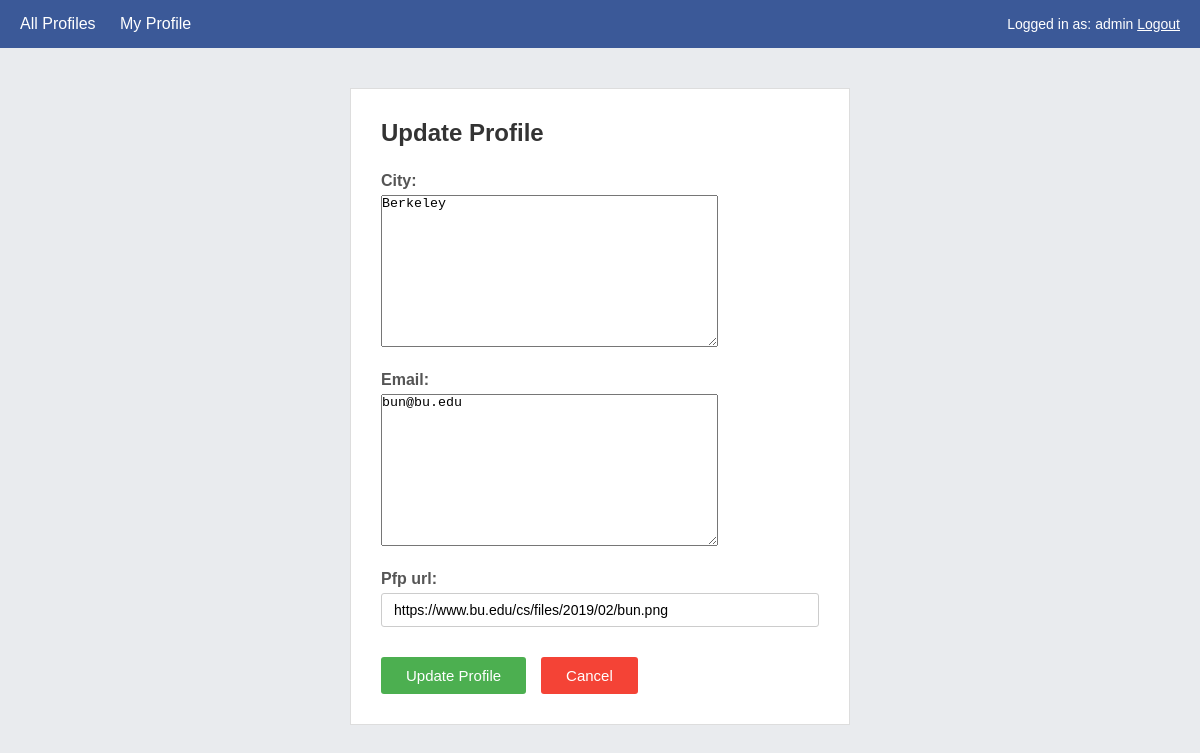
Page /mini_fb/profile/3/update (signed in) on the earlier database version.
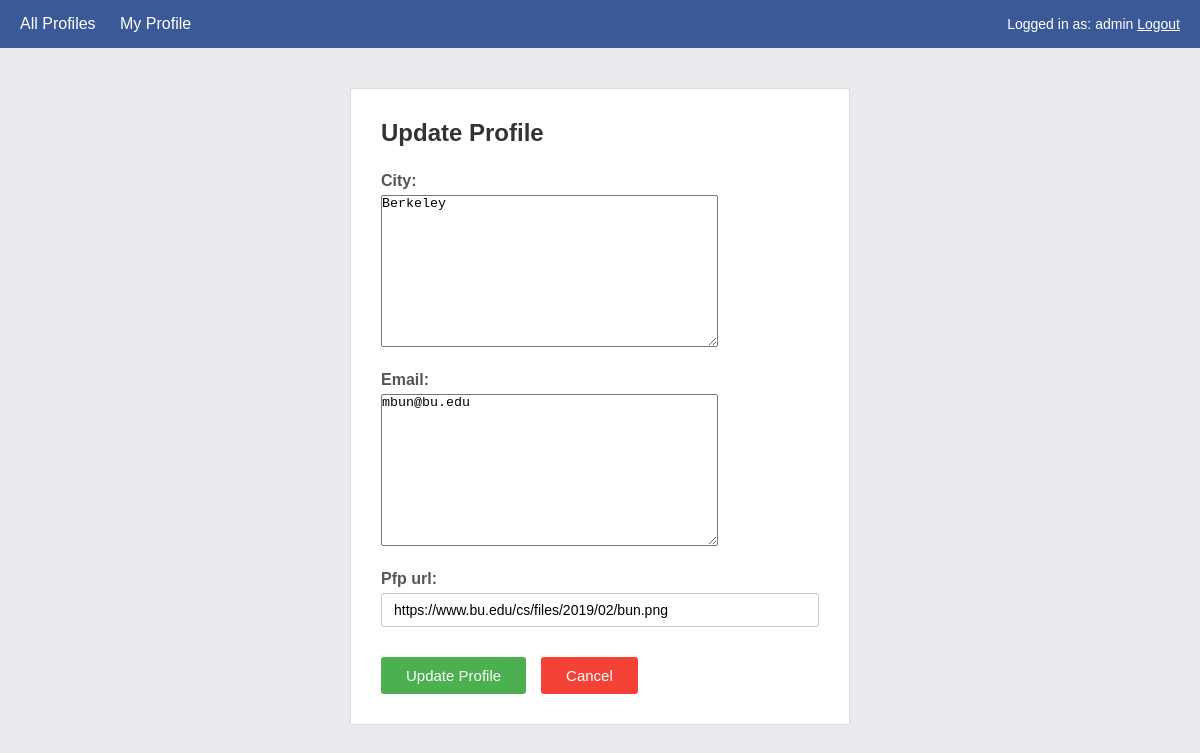
Same page on the later database version.
### mini_fb/models.py (models this page shows, shortened)
class Profile(models.Model):
    user = models.ForeignKey(User, on_delete=models.CASCADE)
    first_name = models.TextField(blank=False)
    last_name = models.TextField(blank=False)
    city = models.TextField(blank=False)
    email = models.TextField(blank=False)
    pfp_url = models.URLField(blank=True)

### mini_fb/views.py (the view, shortened to what this page needs)
# urls.py: path('profile/<int:pk>/update', views.UpdateProfileView.as_view(), name='update_profile'),
class UpdateProfileView(LoginRequiredMixin, UpdateView):
    model = Profile
    form_class = UpdateProfileForm
    template_name = "mini_fb/update_profile_form.html"
    context_object_name = 'profile'
    def dispatch(self, request, *args, **kwargs):
        profile = self.get_object()
        if profile.user != request.user:
            return redirect('show_profile', pk=profile.pk)
        return super().dispatch(request, *args, **kwargs)

### mini_fb/forms.py
class UpdateProfileForm(forms.ModelForm):
    class Meta:
        model = Profile
        fields = ['city', 'email', 'pfp_url']

### mini_fb/templates/mini_fb/update_profile_form.html (shortened to what this page needs)
{% extends 'mini_fb/base.html' %}
{% block content %}
<div class="form-wrapper">
    <h2>Update Profile</h2>
    <form method="POST" class="update-form">
        {% for field in form %}
        <div class="field-group">
            {{ field.label_tag }}
            {{ field }}
        </div>
        {% endfor %}
        <div class="button-group">
            <button type="submit">Update Profile</button>
            <a href="{% url 'show_profile' object.pk %}" class="cancel-link">Cancel</a>
        </div>
    </form>
</div>
{% endblock %}

### mini_fb/templates/mini_fb/base.html (shortened to what this page needs)
{% load static %}
<!DOCTYPE html>
<html>
<head>
</head>
<body>
    <nav>
        <div class="nav-content">
            <div class="nav-links">
                <a href="{% url 'show_all_profiles' %}">All Profiles</a>
                {% if request.user.is_authenticated %}
                    {% if request.user.profile_set.all.first %}
                        <a href="{% url 'show_profile' request.user.profile_set.all.first.pk %}">My Profile</a>
                    {% endif %}
                {% else %}
                    <a href="{% url 'create_profile' %}">Create Profile</a>
                {% endif %}
            </div>
            <div class="user-info">
                {% if request.user.is_authenticated %}
                    Logged in as: {{ request.user.username }}
                    <form class="logout-form" action="{% url 'logout' %}" method="POST">
                        <button type="submit" class="logout-btn">Logout</button>
                    </form>
                {% else %}
                    <a href="{% url 'login' %}">Login</a>
                {% endif %}
            </div>
        </div>
    </nav>
    <div class="container">
        {% block content %}
        {% endblock %}
    </div>
</body>
</html>

### mini_fb/templates/mini_fb/base.html (style rules this page uses)
* { margin: 0; padding: 0; box-sizing: border-box; }
body { font-family: Arial, sans-serif; background-color: #e9ebee; color: #333; }
nav { background-color: #3b5998; padding: 15px 0; margin-bottom: 20px; }
nav .nav-content { max-width: 1200px; margin: 0 auto; padding: 0 20px; display: flex; justify-content: space-between; align-items: center; }
nav .nav-links a { color: white; margin-right: 20px; text-decoration: none; }
.user-info { color: white; font-size: 14px; }
.logout-form { display: inline; }
.logout-btn { background: none; border: none; color: white; cursor: pointer; font-size: 14px; text-decoration: underline; }
.container { min-height: calc(100vh - 100px); }

### mini_fb/templates/mini_fb/update_profile_form.html (style rules this page uses)
.form-wrapper { max-width: 500px; margin: 40px auto; padding: 30px; background: #fff; border: 1px solid #ddd; }
.form-wrapper h2 { margin-bottom: 25px; color: #333; }
.update-form { margin-top: 20px; }
.field-group { margin-bottom: 20px; }
.field-group label { display: block; margin-bottom: 5px; font-weight: 600; color: #555; }
.field-group input[type="text"], .field-group input[type="email"], .field-group input[type="url"] { width: 100%; padding: 8px 12px; border: 1px solid #ccc; border-radius: 3px; font-size: 14px; }
.button-group { margin-top: 30px; display: flex; gap: 15px; }
.button-group button { background: #4CAF50; color: white; padding: 10px 25px; border: none; border-radius: 3px; cursor: pointer; font-size: 15px; }
.cancel-link { background: #f44336; color: white; padding: 10px 25px; text-decoration: none; border-radius: 3px; font-size: 15px; }

Differences in the rows shown:
changed Profile "Berkeley": email "bun@bu.edu" → "mbun@bu.edu"
